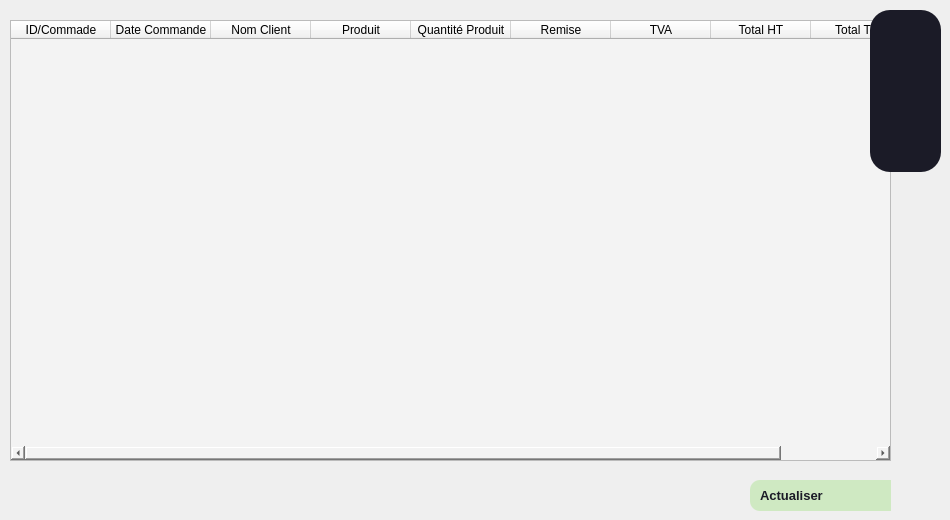
             <widget class="QWidget" name="commande_2">
              <property name="cursor">
               <cursorShape>PointingHandCursor</cursorShape>
              </property>
              <widget class="QTableWidget" name="tableWidget_3">
               <property name="geometry">
                <rect>
                 <x>10</x>
                 <y>20</y>
                 <width>881</width>
                 <height>441</height>
                </rect>
               </property>
               <property name="styleSheet">
                <string notr="true">background-color: rgb(243, 243, 243);</string>
               </property>
               <column>
                <property name="text">
                 <string>ID/Commade</string>
                </property>
               </column>
               <column>
                <property name="text">
                 <string>Date Commande</string>
                </property>
               </column>
               <column>
                <property name="text">
                 <string>Nom Client</string>
                </property>
               </column>
               <column>
                <property name="text">
                 <string>Produit</string>
                </property>
               </column>
               <column>
                <property name="text">
                 <string>Quantité Produit</string>
                </property>
               </column>
               <column>
                <property name="text">
                 <string>Remise</string>
                </property>
               </column>
               <column>
                <property name="text">
                 <string>TVA</string>
                </property>
               </column>
               <column>
                <property name="text">
                 <string>Total HT</string>
                </property>
               </column>
               <column>
                <property name="text">
                 <string>Total TTC</string>
                </property>
               </column>
              </widget>
              <widget class="QFrame" name="frame_10">
               <property name="geometry">
                <rect>
                 <x>870</x>
                 <y>10</y>
                 <width>71</width>
                 <height>162</height>
                </rect>
               </property>
               <property name="styleSheet">
                <string notr="true">border-radius:20px;
background-color: #1b1b27;</string>
               </property>
               <property name="frameShape">
                <enum>QFrame::StyledPanel</enum>
               </property>
               <property name="frameShadow">
                <enum>QFrame::Raised</enum>
               </property>
               <layout class="QVBoxLayout" name="verticalLayout_9">
                <item>
                 <widget class="QPushButton" name="pushButton_14">
                  <property name="cursor">
                   <cursorShape>PointingHandCursor</cursorShape>
                  </property>
                  <property name="text">
                   <string/>
                  </property>
                  <property name="icon">
                   <iconset>
                    <normaloff>icons/icons8-plus-50.png</normaloff>icons/icons8-plus-50.png</iconset>
                  </property>
                  <property name="iconSize">
                   <size>
                    <width>32</width>
                    <height>32</height>
                   </size>
                  </property>
                 </widget>
                </item>
                <item>
                 <widget class="QPushButton" name="pushButton_15">
                  <property name="cursor">
                   <cursorShape>PointingHandCursor</cursorShape>
                  </property>
                  <property name="text">
                   <string/>
                  </property>
                  <property name="icon">
                   <iconset>
                    <normaloff>icons/icons8-supprimer-la-propriété-50.png</normaloff>icons/icons8-supprimer-la-propriété-50.png</iconset>
                  </property>
                  <property name="iconSize">
                   <size>
                    <width>32</width>
                    <height>32</height>
                   </size>
                  </property>
                 </widget>
                </item>
                <item>
                 <widget class="QPushButton" name="pushButton_16">
                  <property name="cursor">
                   <cursorShape>PointingHandCursor</cursorShape>
                  </property>
                  <property name="text">
                   <string/>
                  </property>
                  <property name="icon">
                   <iconset>
                    <normaloff>icons/icons8-modifier-64.png</normaloff>icons/icons8-modifier-64.png</iconset>
                  </property>
                  <property name="iconSize">
                   <size>
                    <width>32</width>
                    <height>32</height>
                   </size>
                  </property>
                 </widget>
                </item>
               </layout>
              </widget>
              <widget class="QPushButton" name="pushButton_17">
               <property name="geometry">
                <rect>
                 <x>750</x>
                 <y>480</y>
                 <width>141</width>
                 <height>31</height>
                </rect>
               </property>
               <property name="font">
                <font>
                 <pointsize>10</pointsize>
                 <weight>75</weight>
                 <bold>true</bold>
                </font>
               </property>
               <property name="cursor">
                <cursorShape>PointingHandCursor</cursorShape>
               </property>
               <property name="styleSheet">
                <string notr="true">font-weight:bold;
background-color: #CFE9C2;
text-align:left;
padding:5px 10px;
border-top-left-radius:10px;
border-bottom-left-radius:10px;
color:#1b1b27;</string>
               </property>
               <property name="text">
                <string>Actualiser</string>
               </property>
              </widget>
             </widget>
